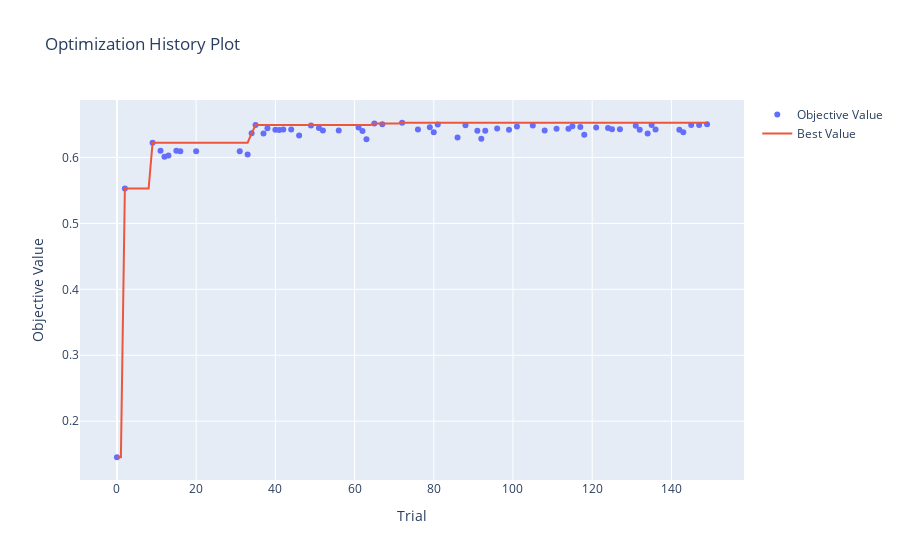
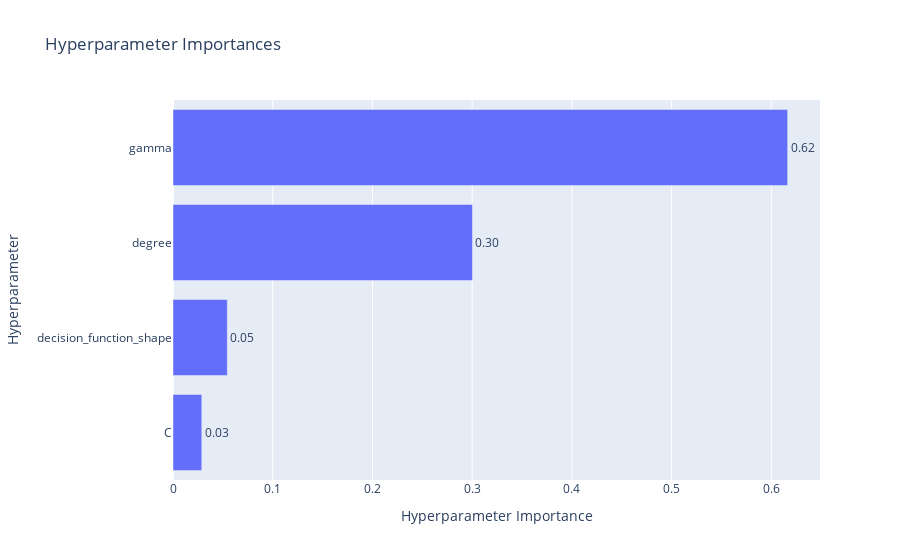
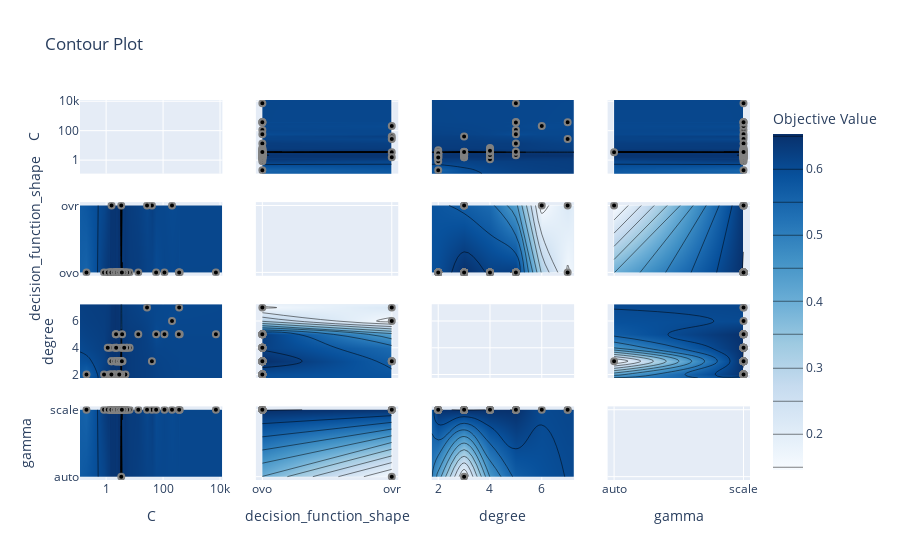

The notebook cell these images were saved under, in order:
### Code cell
visualize(svc_only_study, ["C", "degree", "gamma", "decision_function_shape"])

### Figure 1 — Plotly figure (JSON) as saved in the notebook; plotly's stock layout.template omitted (floating-point values rounded to 4 significant figures; data arrays with more than 128 entries replaced by an {"elided": "..."} marker saying what was removed)
{"data": [{"mode": "markers", "name": "Objective Value", "type": "scatter", "x": [0, 2, 9, 11, 12, 13, 15, 16, 20, 31, 33, 34, 35, 37, 38, 40, 41, 42, 44, 46, 49, 51, 52, 56, 61, 62, 63, 65, 67, 72, 76, 79, 80, 81, 86, 88, 91, 92, 93, 96, 99, 101, 105, 108, 111, 114, 115, 117, 118, 121, 124, 125, 127, 131, 132, 134, 135, 136, 142, 143, 145, 147, 149], "y": [0.1453, 0.553, 0.6223, 0.6103, 0.6009, 0.6031, 0.6102, 0.6094, 0.6094, 0.6094, 0.6044, 0.6366, 0.6494, 0.6365, 0.6444, 0.6422, 0.6416, 0.6423, 0.6423, 0.6332, 0.6486, 0.6449, 0.6409, 0.641, 0.6454, 0.6401, 0.6276, 0.6515, 0.6503, 0.6527, 0.6424, 0.6457, 0.6384, 0.6502, 0.6305, 0.6489, 0.6404, 0.6285, 0.6405, 0.644, 0.6419, 0.6471, 0.6486, 0.6409, 0.6435, 0.6434, 0.6475, 0.6462, 0.6344, 0.6454, 0.6446, 0.6427, 0.643, 0.6483, 0.6421, 0.6363, 0.6494, 0.6424, 0.6421, 0.6384, 0.6494, 0.6494, 0.6503]}, {"mode": "lines", "name": "Best Value", "type": "scatter", "x": {"elided": "150 int values"}, "y": {"elided": "150 float values"}}, {"marker": {"color": "#cccccc"}, "mode": "markers", "name": "Infeasible Trial", "showlegend": false, "type": "scatter", "x": [], "y": []}], "layout": {"autosize": true, "title": {"text": "Optimization History Plot"}, "xaxis": {"autorange": true, "range": [-9.193, 158.2], "title": {"text": "Trial"}, "type": "linear"}, "yaxis": {"autorange": true, "range": [0.1034, 0.6946], "title": {"text": "Objective Value"}, "type": "linear"}}}

### Figure 2 — Plotly figure (JSON) as saved in the notebook; plotly's stock layout.template omitted (floating-point values rounded to 4 significant figures)
{"data": [{"cliponaxis": false, "hovertemplate": ["C (FloatDistribution): 0.02886098517745883<extra></extra>", "decision_function_shape (CategoricalDistribution): 0.05445402769894832<extra></extra>", "degree (IntDistribution): 0.30031847806655126<extra></extra>", "gamma (CategoricalDistribution): 0.6163665090570415<extra></extra>"], "name": "Objective Value", "orientation": "h", "text": ["0.03", "0.05", "0.30", "0.62"], "textposition": "outside", "type": "bar", "x": [0.02886, 0.05445, 0.3003, 0.6164], "y": ["C", "decision_function_shape", "degree", "gamma"]}], "layout": {"autosize": true, "title": {"text": "Hyperparameter Importances"}, "xaxis": {"autorange": true, "range": [0, 0.6488], "title": {"text": "Hyperparameter Importance"}, "type": "linear"}, "yaxis": {"autorange": true, "range": [-0.5, 3.5], "title": {"text": "Hyperparameter"}, "type": "category"}}}

### Figure 3 — Plotly figure (JSON) as saved in the notebook; plotly's stock layout.template omitted (floating-point values rounded to 4 significant figures; data arrays with more than 128 entries replaced by an {"elided": "..."} marker saying what was removed)
{"data": [{"type": "scatter", "xaxis": "x", "yaxis": "y"}, {"autocontour": true, "colorbar": {"title": {"text": "Objective Value"}}, "colorscale": [[0, "rgb(247,251,255)"], [0.125, "rgb(222,235,247)"], [0.25, "rgb(198,219,239)"], [0.375, "rgb(158,202,225)"], [0.5, "rgb(107,174,214)"], [0.625, "rgb(66,146,198)"], [0.75, "rgb(33,113,181)"], [0.875, "rgb(8,81,156)"], [1, "rgb(8,48,107)"]], "connectgaps": true, "contours": {"coloring": "heatmap", "end": 0.65, "size": 0.05, "start": 0.15}, "hoverinfo": "none", "line": {"smoothing": 1.3}, "reversescale": false, "showscale": true, "type": "contour", "x": [0.1208, 0.2038, 0.8435, 1.139, 1.321, 1.357, 1.522, 1.533, 1.534, 1.549, 1.915, 1.968, 1.971, 1.974, 1.994, 2.067, 2.168, 2.196, 2.227, 2.245, 2.291, 2.371, 2.379, 2.387, 2.484, 2.606, 2.627, 2.645, 2.763, 2.839, 2.857, 2.891, 2.907, 2.911, 2.984, 3.106, 3.211, 3.285, 3.317, 3.332, 3.334, 3.38, 3.39, 3.397, 3.52, 3.572, 3.649, 3.76, 3.787, 4.32, 4.753, 5.132, 5.468, 6.686, 13.47, 27.32, 40.51, 56.94, 111.7, 205.8, 356.1, 367.5, 383.7, 7167.0, 12100.0], "xaxis": "x5", "y": ["ovo", "ovr"], "yaxis": "y5", "z": {"elided": "2x65 float values"}}, {"marker": {"color": "black", "line": {"color": "Grey", "width": 2}}, "mode": "markers", "showlegend": false, "type": "scatter", "x": [3.397, 0.2038, 40.51, 111.7, 56.94, 205.8, 27.32, 383.7, 7167.0, 356.1, 367.5, 5.132, 1.968, 3.317, 2.839, 1.522, 2.763, 1.915, 1.971, 1.321, 2.627, 2.857, 2.291, 4.753, 1.994, 2.484, 0.8435, 3.38, 3.52, 3.76, 3.334, 1.357, 1.139, 2.168, 6.686, 2.227, 3.649, 13.47, 2.371, 1.549, 2.245, 3.39, 2.645, 2.196, 2.891, 1.533, 3.106, 3.285, 3.787, 2.067, 3.211, 1.534, 1.974, 2.606, 2.379, 5.468, 2.907, 3.332, 2.387, 4.32, 2.911, 2.984, 3.572], "xaxis": "x5", "y": ["ovr", "ovo", "ovr", "ovo", "ovo", "ovr", "ovr", "ovo", "ovo", "ovo", "ovo", "ovo", "ovo", "ovo", "ovo", "ovo", "ovo", "ovo", "ovo", "ovo", "ovo", "ovo", "ovo", "ovo", "ovo", "ovo", "ovo", "ovo", "ovo", "ovo", "ovo", "ovo", "ovo", "ovo", "ovo", "ovo", "ovo", "ovo", "ovo", "ovr", "ovo", "ovo", "ovo", "ovo", "ovo", "ovo", "ovo", "ovo", "ovo", "ovo", "ovo", "ovo", "ovo", "ovo", "ovo", "ovo", "ovo", "ovo", "ovo", "ovo", "ovo", "ovo", "ovo"], "yaxis": "y5"}, {"autocontour": true, "colorbar": {"title": {"text": "Objective Value"}}, "colorscale": [[0, "rgb(247,251,255)"], [0.125, "rgb(222,235,247)"], [0.25, "rgb(198,219,239)"], [0.375, "rgb(158,202,225)"], [0.5, "rgb(107,174,214)"], [0.625, "rgb(66,146,198)"], [0.75, "rgb(33,113,181)"], [0.875, "rgb(8,81,156)"], [1, "rgb(8,48,107)"]], "connectgaps": true, "contours": {"coloring": "heatmap", "end": 0.65, "size": 0.05, "start": 0.15}, "hoverinfo": "none", "line": {"smoothing": 1.3}, "reversescale": false, "showscale": false, "type": "contour", "x": [0.1208, 0.2038, 0.8435, 1.139, 1.321, 1.357, 1.522, 1.533, 1.534, 1.549, 1.915, 1.968, 1.971, 1.974, 1.994, 2.067, 2.168, 2.196, 2.227, 2.245, 2.291, 2.371, 2.379, 2.387, 2.484, 2.606, 2.627, 2.645, 2.763, 2.839, 2.857, 2.891, 2.907, 2.911, 2.984, 3.106, 3.211, 3.285, 3.317, 3.332, 3.334, 3.38, 3.39, 3.397, 3.52, 3.572, 3.649, 3.76, 3.787, 4.32, 4.753, 5.132, 5.468, 6.686, 13.47, 27.32, 40.51, 56.94, 111.7, 205.8, 356.1, 367.5, 383.7, 7167.0, 12100.0], "xaxis": "x9", "y": [1.75, 2, 3, 4, 5, 6, 7, 7.25], "yaxis": "y9", "z": {"elided": "8x65 float values"}}, {"marker": {"color": "black", "line": {"color": "Grey", "width": 2}}, "mode": "markers", "showlegend": false, "type": "scatter", "x": [3.397, 0.2038, 40.51, 111.7, 56.94, 205.8, 27.32, 383.7, 7167.0, 356.1, 367.5, 5.132, 1.968, 3.317, 2.839, 1.522, 2.763, 1.915, 1.971, 1.321, 2.627, 2.857, 2.291, 4.753, 1.994, 2.484, 0.8435, 3.38, 3.52, 3.76, 3.334, 1.357, 1.139, 2.168, 6.686, 2.227, 3.649, 13.47, 2.371, 1.549, 2.245, 3.39, 2.645, 2.196, 2.891, 1.533, 3.106, 3.285, 3.787, 2.067, 3.211, 1.534, 1.974, 2.606, 2.379, 5.468, 2.907, 3.332, 2.387, 4.32, 2.911, 2.984, 3.572], "xaxis": "x9", "y": [3, 2, 3, 5, 5, 6, 7, 5, 5, 5, 7, 4, 4, 4, 2, 2, 2, 2, 2, 2, 3, 2, 3, 2, 2, 2, 2, 3, 3, 3, 3, 4, 4, 5, 4, 5, 5, 5, 4, 3, 4, 2, 3, 3, 2, 2, 3, 3, 4, 3, 3, 3, 3, 3, 3, 4, 3, 3, 3, 4, 3, 3, 3], "yaxis": "y9"}, {"autocontour": true, "colorbar": {"title": {"text": "Objective Value"}}, "colorscale": [[0, "rgb(247,251,255)"], [0.125, "rgb(222,235,247)"], [0.25, "rgb(198,219,239)"], [0.375, "rgb(158,202,225)"], [0.5, "rgb(107,174,214)"], [0.625, "rgb(66,146,198)"], [0.75, "rgb(33,113,181)"], [0.875, "rgb(8,81,156)"], [1, "rgb(8,48,107)"]], "connectgaps": true, "contours": {"coloring": "heatmap", "end": 0.65, "size": 0.05, "start": 0.15}, "hoverinfo": "none", "line": {"smoothing": 1.3}, "reversescale": false, "showscale": false, "type": "contour", "x": [0.1208, 0.2038, 0.8435, 1.139, 1.321, 1.357, 1.522, 1.533, 1.534, 1.549, 1.915, 1.968, 1.971, 1.974, 1.994, 2.067, 2.168, 2.196, 2.227, 2.245, 2.291, 2.371, 2.379, 2.387, 2.484, 2.606, 2.627, 2.645, 2.763, 2.839, 2.857, 2.891, 2.907, 2.911, 2.984, 3.106, 3.211, 3.285, 3.317, 3.332, 3.334, 3.38, 3.39, 3.397, 3.52, 3.572, 3.649, 3.76, 3.787, 4.32, 4.753, 5.132, 5.468, 6.686, 13.47, 27.32, 40.51, 56.94, 111.7, 205.8, 356.1, 367.5, 383.7, 7167.0, 12100.0], "xaxis": "x13", "y": ["auto", "scale"], "yaxis": "y13", "z": {"elided": "2x65 float values"}}, {"marker": {"color": "black", "line": {"color": "Grey", "width": 2}}, "mode": "markers", "showlegend": false, "type": "scatter", "x": [3.397, 0.2038, 40.51, 111.7, 56.94, 205.8, 27.32, 383.7, 7167.0, 356.1, 367.5, 5.132, 1.968, 3.317, 2.839, 1.522, 2.763, 1.915, 1.971, 1.321, 2.627, 2.857, 2.291, 4.753, 1.994, 2.484, 0.8435, 3.38, 3.52, 3.76, 3.334, 1.357, 1.139, 2.168, 6.686, 2.227, 3.649, 13.47, 2.371, 1.549, 2.245, 3.39, 2.645, 2.196, 2.891, 1.533, 3.106, 3.285, 3.787, 2.067, 3.211, 1.534, 1.974, 2.606, 2.379, 5.468, 2.907, 3.332, 2.387, 4.32, 2.911, 2.984, 3.572], "xaxis": "x13", "y": ["auto", "scale", "scale", "scale", "scale", "scale", "scale", "scale", "scale", "scale", "scale", "scale", "scale", "scale", "scale", "scale", "scale", "scale", "scale", "scale", "scale", "scale", "scale", "scale", "scale", "scale", "scale", "scale", "scale", "scale", "scale", "scale", "scale", "scale", "scale", "scale", "scale", "scale", "scale", "scale", "scale", "scale", "scale", "scale", "scale", "scale", "scale", "scale", "scale", "scale", "scale", "scale", "scale", "scale", "scale", "scale", "scale", "scale", "scale", "scale", "scale", "scale", "scale"], "yaxis": "y13"}, {"autocontour": true, "colorbar": {"title": {"text": "Objective Value"}}, "colorscale": [[0, "rgb(247,251,255)"], [0.125, "rgb(222,235,247)"], [0.25, "rgb(198,219,239)"], [0.375, "rgb(158,202,225)"], [0.5, "rgb(107,174,214)"], [0.625, "rgb(66,146,198)"], [0.75, "rgb(33,113,181)"], [0.875, "rgb(8,81,156)"], [1, "rgb(8,48,107)"]], "connectgaps": true, "contours": {"coloring": "heatmap", "end": 0.65, "size": 0.05, "start": 0.15}, "hoverinfo": "none", "line": {"smoothing": 1.3}, "reversescale": false, "showscale": false, "type": "contour", "x": ["ovo", "ovr"], "xaxis": "x2", "y": [0.1208, 0.2038, 0.8435, 1.139, 1.321, 1.357, 1.522, 1.533, 1.534, 1.549, 1.915, 1.968, 1.971, 1.974, 1.994, 2.067, 2.168, 2.196, 2.227, 2.245, 2.291, 2.371, 2.379, 2.387, 2.484, 2.606, 2.627, 2.645, 2.763, 2.839, 2.857, 2.891, 2.907, 2.911, 2.984, 3.106, 3.211, 3.285, 3.317, 3.332, 3.334, 3.38, 3.39, 3.397, 3.52, 3.572, 3.649, 3.76, 3.787, 4.32, 4.753, 5.132, 5.468, 6.686, 13.47, 27.32, 40.51, 56.94, 111.7, 205.8, 356.1, 367.5, 383.7, 7167.0, 12100.0], "yaxis": "y2", "z": {"elided": "65x2 float values"}}, {"marker": {"color": "black", "line": {"color": "Grey", "width": 2}}, "mode": "markers", "showlegend": false, "type": "scatter", "x": ["ovr", "ovo", "ovr", "ovo", "ovo", "ovr", "ovr", "ovo", "ovo", "ovo", "ovo", "ovo", "ovo", "ovo", "ovo", "ovo", "ovo", "ovo", "ovo", "ovo", "ovo", "ovo", "ovo", "ovo", "ovo", "ovo", "ovo", "ovo", "ovo", "ovo", "ovo", "ovo", "ovo", "ovo", "ovo", "ovo", "ovo", "ovo", "ovo", "ovr", "ovo", "ovo", "ovo", "ovo", "ovo", "ovo", "ovo", "ovo", "ovo", "ovo", "ovo", "ovo", "ovo", "ovo", "ovo", "ovo", "ovo", "ovo", "ovo", "ovo", "ovo", "ovo", "ovo"], "xaxis": "x2", "y": [3.397, 0.2038, 40.51, 111.7, 56.94, 205.8, 27.32, 383.7, 7167.0, 356.1, 367.5, 5.132, 1.968, 3.317, 2.839, 1.522, 2.763, 1.915, 1.971, 1.321, 2.627, 2.857, 2.291, 4.753, 1.994, 2.484, 0.8435, 3.38, 3.52, 3.76, 3.334, 1.357, 1.139, 2.168, 6.686, 2.227, 3.649, 13.47, 2.371, 1.549, 2.245, 3.39, 2.645, 2.196, 2.891, 1.533, 3.106, 3.285, 3.787, 2.067, 3.211, 1.534, 1.974, 2.606, 2.379, 5.468, 2.907, 3.332, 2.387, 4.32, 2.911, 2.984, 3.572], "yaxis": "y2"}, {"type": "scatter", "xaxis": "x6", "yaxis": "y6"}, {"autocontour": true, "colorbar": {"title": {"text": "Objective Value"}}, "colorscale": [[0, "rgb(247,251,255)"], [0.125, "rgb(222,235,247)"], [0.25, "rgb(198,219,239)"], [0.375, "rgb(158,202,225)"], [0.5, "rgb(107,174,214)"], [0.625, "rgb(66,146,198)"], [0.75, "rgb(33,113,181)"], [0.875, "rgb(8,81,156)"], [1, "rgb(8,48,107)"]], "connectgaps": true, "contours": {"coloring": "heatmap", "end": 0.65, "size": 0.005, "start": 0.605}, "hoverinfo": "none", "line": {"smoothing": 1.3}, "reversescale": false, "showscale": false, "type": "contour", "x": ["ovo", "ovr"], "xaxis": "x10", "y": [1.75, 2, 3, 4, 5, 6, 7, 7.25], "yaxis": "y10", "z": [[null, null], [0.6471, null], [0.6527, 0.644], [0.6494, null], [0.6502, null], [null, 0.6031], [0.6044, 0.6102], [null, null]]}, {"marker": {"color": "black", "line": {"color": "Grey", "width": 2}}, "mode": "markers", "showlegend": false, "type": "scatter", "x": ["ovr", "ovo", "ovr", "ovo", "ovo", "ovr", "ovr", "ovo", "ovo", "ovo", "ovo", "ovo", "ovo", "ovo", "ovo", "ovo", "ovo", "ovo", "ovo", "ovo", "ovo", "ovo", "ovo", "ovo", "ovo", "ovo", "ovo", "ovo", "ovo", "ovo", "ovo", "ovo", "ovo", "ovo", "ovo", "ovo", "ovo", "ovo", "ovo", "ovr", "ovo", "ovo", "ovo", "ovo", "ovo", "ovo", "ovo", "ovo", "ovo", "ovo", "ovo", "ovo", "ovo", "ovo", "ovo", "ovo", "ovo", "ovo", "ovo", "ovo", "ovo", "ovo", "ovo"], "xaxis": "x10", "y": [3, 2, 3, 5, 5, 6, 7, 5, 5, 5, 7, 4, 4, 4, 2, 2, 2, 2, 2, 2, 3, 2, 3, 2, 2, 2, 2, 3, 3, 3, 3, 4, 4, 5, 4, 5, 5, 5, 4, 3, 4, 2, 3, 3, 2, 2, 3, 3, 4, 3, 3, 3, 3, 3, 3, 4, 3, 3, 3, 4, 3, 3, 3], "yaxis": "y10"}, {"autocontour": true, "colorbar": {"title": {"text": "Objective Value"}}, "colorscale": [[0, "rgb(247,251,255)"], [0.125, "rgb(222,235,247)"], [0.25, "rgb(198,219,239)"], [0.375, "rgb(158,202,225)"], [0.5, "rgb(107,174,214)"], [0.625, "rgb(66,146,198)"], [0.75, "rgb(33,113,181)"], [0.875, "rgb(8,81,156)"], [1, "rgb(8,48,107)"]], "connectgaps": true, "contours": {"coloring": "heatmap", "end": 0.65, "size": 0.05, "start": 0.15}, "hoverinfo": "none", "line": {"smoothing": 1.3}, "reversescale": false, "showscale": false, "type": "contour", "x": ["ovo", "ovr"], "xaxis": "x14", "y": ["auto", "scale"], "yaxis": "y14", "z": [[null, 0.1453], [0.6527, 0.644]]}, {"marker": {"color": "black", "line": {"color": "Grey", "width": 2}}, "mode": "markers", "showlegend": false, "type": "scatter", "x": ["ovr", "ovo", "ovr", "ovo", "ovo", "ovr", "ovr", "ovo", "ovo", "ovo", "ovo", "ovo", "ovo", "ovo", "ovo", "ovo", "ovo", "ovo", "ovo", "ovo", "ovo", "ovo", "ovo", "ovo", "ovo", "ovo", "ovo", "ovo", "ovo", "ovo", "ovo", "ovo", "ovo", "ovo", "ovo", "ovo", "ovo", "ovo", "ovo", "ovr", "ovo", "ovo", "ovo", "ovo", "ovo", "ovo", "ovo", "ovo", "ovo", "ovo", "ovo", "ovo", "ovo", "ovo", "ovo", "ovo", "ovo", "ovo", "ovo", "ovo", "ovo", "ovo", "ovo"], "xaxis": "x14", "y": ["auto", "scale", "scale", "scale", "scale", "scale", "scale", "scale", "scale", "scale", "scale", "scale", "scale", "scale", "scale", "scale", "scale", "scale", "scale", "scale", "scale", "scale", "scale", "scale", "scale", "scale", "scale", "scale", "scale", "scale", "scale", "scale", "scale", "scale", "scale", "scale", "scale", "scale", "scale", "scale", "scale", "scale", "scale", "scale", "scale", "scale", "scale", "scale", "scale", "scale", "scale", "scale", "scale", "scale", "scale", "scale", "scale", "scale", "scale", "scale", "scale", "scale", "scale"], "yaxis": "y14"}, {"autocontour": true, "colorbar": {"title": {"text": "Objective Value"}}, "colorscale": [[0, "rgb(247,251,255)"], [0.125, "rgb(222,235,247)"], [0.25, "rgb(198,219,239)"], [0.375, "rgb(158,202,225)"], [0.5, "rgb(107,174,214)"], [0.625, "rgb(66,146,198)"], [0.75, "rgb(33,113,181)"], [0.875, "rgb(8,81,156)"], [1, "rgb(8,48,107)"]], "connectgaps": true, "contours": {"coloring": "heatmap", "end": 0.65, "size": 0.05, "start": 0.15}, "hoverinfo": "none", "line": {"smoothing": 1.3}, "reversescale": false, "showscale": false, "type": "contour", "x": [1.75, 2, 3, 4, 5, 6, 7, 7.25], "xaxis": "x3", "y": [0.1208, 0.2038, 0.8435, 1.139, 1.321, 1.357, 1.522, 1.533, 1.534, 1.549, 1.915, 1.968, 1.971, 1.974, 1.994, 2.067, 2.168, 2.196, 2.227, 2.245, 2.291, 2.371, 2.379, 2.387, 2.484, 2.606, 2.627, 2.645, 2.763, 2.839, 2.857, 2.891, 2.907, 2.911, 2.984, 3.106, 3.211, 3.285, 3.317, 3.332, 3.334, 3.38, 3.39, 3.397, 3.52, 3.572, 3.649, 3.76, 3.787, 4.32, 4.753, 5.132, 5.468, 6.686, 13.47, 27.32, 40.51, 56.94, 111.7, 205.8, 356.1, 367.5, 383.7, 7167.0, 12100.0], "yaxis": "y3", "z": {"elided": "65x8 float values"}}, {"marker": {"color": "black", "line": {"color": "Grey", "width": 2}}, "mode": "markers", "showlegend": false, "type": "scatter", "x": [3, 2, 3, 5, 5, 6, 7, 5, 5, 5, 7, 4, 4, 4, 2, 2, 2, 2, 2, 2, 3, 2, 3, 2, 2, 2, 2, 3, 3, 3, 3, 4, 4, 5, 4, 5, 5, 5, 4, 3, 4, 2, 3, 3, 2, 2, 3, 3, 4, 3, 3, 3, 3, 3, 3, 4, 3, 3, 3, 4, 3, 3, 3], "xaxis": "x3", "y": [3.397, 0.2038, 40.51, 111.7, 56.94, 205.8, 27.32, 383.7, 7167.0, 356.1, 367.5, 5.132, 1.968, 3.317, 2.839, 1.522, 2.763, 1.915, 1.971, 1.321, 2.627, 2.857, 2.291, 4.753, 1.994, 2.484, 0.8435, 3.38, 3.52, 3.76, 3.334, 1.357, 1.139, 2.168, 6.686, 2.227, 3.649, 13.47, 2.371, 1.549, 2.245, 3.39, 2.645, 2.196, 2.891, 1.533, 3.106, 3.285, 3.787, 2.067, 3.211, 1.534, 1.974, 2.606, 2.379, 5.468, 2.907, 3.332, 2.387, 4.32, 2.911, 2.984, 3.572], "yaxis": "y3"}, {"autocontour": true, "colorbar": {"title": {"text": "Objective Value"}}, "colorscale": [[0, "rgb(247,251,255)"], [0.125, "rgb(222,235,247)"], [0.25, "rgb(198,219,239)"], [0.375, "rgb(158,202,225)"], [0.5, "rgb(107,174,214)"], [0.625, "rgb(66,146,198)"], [0.75, "rgb(33,113,181)"], [0.875, "rgb(8,81,156)"], [1, "rgb(8,48,107)"]], "connectgaps": true, "contours": {"coloring": "heatmap", "end": 0.65, "size": 0.005, "start": 0.605}, "hoverinfo": "none", "line": {"smoothing": 1.3}, "reversescale": false, "showscale": false, "type": "contour", "x": [1.75, 2, 3, 4, 5, 6, 7, 7.25], "xaxis": "x7", "y": ["ovo", "ovr"], "yaxis": "y7", "z": [[null, 0.6471, 0.6527, 0.6494, 0.6502, null, 0.6044, null], [null, null, 0.644, null, null, 0.6031, 0.6102, null]]}, {"marker": {"color": "black", "line": {"color": "Grey", "width": 2}}, "mode": "markers", "showlegend": false, "type": "scatter", "x": [3, 2, 3, 5, 5, 6, 7, 5, 5, 5, 7, 4, 4, 4, 2, 2, 2, 2, 2, 2, 3, 2, 3, 2, 2, 2, 2, 3, 3, 3, 3, 4, 4, 5, 4, 5, 5, 5, 4, 3, 4, 2, 3, 3, 2, 2, 3, 3, 4, 3, 3, 3, 3, 3, 3, 4, 3, 3, 3, 4, 3, 3, 3], "xaxis": "x7", "y": ["ovr", "ovo", "ovr", "ovo", "ovo", "ovr", "ovr", "ovo", "ovo", "ovo", "ovo", "ovo", "ovo", "ovo", "ovo", "ovo", "ovo", "ovo", "ovo", "ovo", "ovo", "ovo", "ovo", "ovo", "ovo", "ovo", "ovo", "ovo", "ovo", "ovo", "ovo", "ovo", "ovo", "ovo", "ovo", "ovo", "ovo", "ovo", "ovo", "ovr", "ovo", "ovo", "ovo", "ovo", "ovo", "ovo", "ovo", "ovo", "ovo", "ovo", "ovo", "ovo", "ovo", "ovo", "ovo", "ovo", "ovo", "ovo", "ovo", "ovo", "ovo", "ovo", "ovo"], "yaxis": "y7"}, {"type": "scatter", "xaxis": "x11", "yaxis": "y11"}, {"autocontour": true, "colorbar": {"title": {"text": "Objective Value"}}, "colorscale": [[0, "rgb(247,251,255)"], [0.125, "rgb(222,235,247)"], [0.25, "rgb(198,219,239)"], [0.375, "rgb(158,202,225)"], [0.5, "rgb(107,174,214)"], [0.625, "rgb(66,146,198)"], [0.75, "rgb(33,113,181)"], [0.875, "rgb(8,81,156)"], [1, "rgb(8,48,107)"]], "connectgaps": true, "contours": {"coloring": "heatmap", "end": 0.65, "size": 0.05, "start": 0.15}, "hoverinfo": "none", "line": {"smoothing": 1.3}, "reversescale": false, "showscale": false, "type": "contour", "x": [1.75, 2, 3, 4, 5, 6, 7, 7.25], "xaxis": "x15", "y": ["auto", "scale"], "yaxis": "y15", "z": [[null, null, 0.1453, null, null, null, null, null], [null, 0.6471, 0.6527, 0.6494, 0.6502, 0.6031, 0.6102, null]]}, {"marker": {"color": "black", "line": {"color": "Grey", "width": 2}}, "mode": "markers", "showlegend": false, "type": "scatter", "x": [3, 2, 3, 5, 5, 6, 7, 5, 5, 5, 7, 4, 4, 4, 2, 2, 2, 2, 2, 2, 3, 2, 3, 2, 2, 2, 2, 3, 3, 3, 3, 4, 4, 5, 4, 5, 5, 5, 4, 3, 4, 2, 3, 3, 2, 2, 3, 3, 4, 3, 3, 3, 3, 3, 3, 4, 3, 3, 3, 4, 3, 3, 3], "xaxis": "x15", "y": ["auto", "scale", "scale", "scale", "scale", "scale", "scale", "scale", "scale", "scale", "scale", "scale", "scale", "scale", "scale", "scale", "scale", "scale", "scale", "scale", "scale", "scale", "scale", "scale", "scale", "scale", "scale", "scale", "scale", "scale", "scale", "scale", "scale", "scale", "scale", "scale", "scale", "scale", "scale", "scale", "scale", "scale", "scale", "scale", "scale", "scale", "scale", "scale", "scale", "scale", "scale", "scale", "scale", "scale", "scale", "scale", "scale", "scale", "scale", "scale", "scale", "scale", "scale"], "yaxis": "y15"}, {"autocontour": true, "colorbar": {"title": {"text": "Objective Value"}}, "colorscale": [[0, "rgb(247,251,255)"], [0.125, "rgb(222,235,247)"], [0.25, "rgb(198,219,239)"], [0.375, "rgb(158,202,225)"], [0.5, "rgb(107,174,214)"], [0.625, "rgb(66,146,198)"], [0.75, "rgb(33,113,181)"], [0.875, "rgb(8,81,156)"], [1, "rgb(8,48,107)"]], "connectgaps": true, "contours": {"coloring": "heatmap", "end": 0.65, "size": 0.05, "start": 0.15}, "hoverinfo": "none", "line": {"smoothing": 1.3}, "reversescale": false, "showscale": false, "type": "contour", "x": ["auto", "scale"], "xaxis": "x4", "y": [0.1208, 0.2038, 0.8435, 1.139, 1.321, 1.357, 1.522, 1.533, 1.534, 1.549, 1.915, 1.968, 1.971, 1.974, 1.994, 2.067, 2.168, 2.196, 2.227, 2.245, 2.291, 2.371, 2.379, 2.387, 2.484, 2.606, 2.627, 2.645, 2.763, 2.839, 2.857, 2.891, 2.907, 2.911, 2.984, 3.106, 3.211, 3.285, 3.317, 3.332, 3.334, 3.38, 3.39, 3.397, 3.52, 3.572, 3.649, 3.76, 3.787, 4.32, 4.753, 5.132, 5.468, 6.686, 13.47, 27.32, 40.51, 56.94, 111.7, 205.8, 356.1, 367.5, 383.7, 7167.0, 12100.0], "yaxis": "y4", "z": {"elided": "65x2 float values"}}, {"marker": {"color": "black", "line": {"color": "Grey", "width": 2}}, "mode": "markers", "showlegend": false, "type": "scatter", "x": ["auto", "scale", "scale", "scale", "scale", "scale", "scale", "scale", "scale", "scale", "scale", "scale", "scale", "scale", "scale", "scale", "scale", "scale", "scale", "scale", "scale", "scale", "scale", "scale", "scale", "scale", "scale", "scale", "scale", "scale", "scale", "scale", "scale", "scale", "scale", "scale", "scale", "scale", "scale", "scale", "scale", "scale", "scale", "scale", "scale", "scale", "scale", "scale", "scale", "scale", "scale", "scale", "scale", "scale", "scale", "scale", "scale", "scale", "scale", "scale", "scale", "scale", "scale"], "xaxis": "x4", "y": [3.397, 0.2038, 40.51, 111.7, 56.94, 205.8, 27.32, 383.7, 7167.0, 356.1, 367.5, 5.132, 1.968, 3.317, 2.839, 1.522, 2.763, 1.915, 1.971, 1.321, 2.627, 2.857, 2.291, 4.753, 1.994, 2.484, 0.8435, 3.38, 3.52, 3.76, 3.334, 1.357, 1.139, 2.168, 6.686, 2.227, 3.649, 13.47, 2.371, 1.549, 2.245, 3.39, 2.645, 2.196, 2.891, 1.533, 3.106, 3.285, 3.787, 2.067, 3.211, 1.534, 1.974, 2.606, 2.379, 5.468, 2.907, 3.332, 2.387, 4.32, 2.911, 2.984, 3.572], "yaxis": "y4"}, {"autocontour": true, "colorbar": {"title": {"text": "Objective Value"}}, "colorscale": [[0, "rgb(247,251,255)"], [0.125, "rgb(222,235,247)"], [0.25, "rgb(198,219,239)"], [0.375, "rgb(158,202,225)"], [0.5, "rgb(107,174,214)"], [0.625, "rgb(66,146,198)"], [0.75, "rgb(33,113,181)"], [0.875, "rgb(8,81,156)"], [1, "rgb(8,48,107)"]], "connectgaps": true, "contours": {"coloring": "heatmap", "end": 0.65, "size": 0.05, "start": 0.15}, "hoverinfo": "none", "line": {"smoothing": 1.3}, "reversescale": false, "showscale": false, "type": "contour", "x": ["auto", "scale"], "xaxis": "x8", "y": ["ovo", "ovr"], "yaxis": "y8", "z": [[null, 0.6527], [0.1453, 0.644]]}, {"marker": {"color": "black", "line": {"color": "Grey", "width": 2}}, "mode": "markers", "showlegend": false, "type": "scatter", "x": ["auto", "scale", "scale", "scale", "scale", "scale", "scale", "scale", "scale", "scale", "scale", "scale", "scale", "scale", "scale", "scale", "scale", "scale", "scale", "scale", "scale", "scale", "scale", "scale", "scale", "scale", "scale", "scale", "scale", "scale", "scale", "scale", "scale", "scale", "scale", "scale", "scale", "scale", "scale", "scale", "scale", "scale", "scale", "scale", "scale", "scale", "scale", "scale", "scale", "scale", "scale", "scale", "scale", "scale", "scale", "scale", "scale", "scale", "scale", "scale", "scale", "scale", "scale"], "xaxis": "x8", "y": ["ovr", "ovo", "ovr", "ovo", "ovo", "ovr", "ovr", "ovo", "ovo", "ovo", "ovo", "ovo", "ovo", "ovo", "ovo", "ovo", "ovo", "ovo", "ovo", "ovo", "ovo", "ovo", "ovo", "ovo", "ovo", "ovo", "ovo", "ovo", "ovo", "ovo", "ovo", "ovo", "ovo", "ovo", "ovo", "ovo", "ovo", "ovo", "ovo", "ovr", "ovo", "ovo", "ovo", "ovo", "ovo", "ovo", "ovo", "ovo", "ovo", "ovo", "ovo", "ovo", "ovo", "ovo", "ovo", "ovo", "ovo", "ovo", "ovo", "ovo", "ovo", "ovo", "ovo"], "yaxis": "y8"}, {"autocontour": true, "colorbar": {"title": {"text": "Objective Value"}}, "colorscale": [[0, "rgb(247,251,255)"], [0.125, "rgb(222,235,247)"], [0.25, "rgb(198,219,239)"], [0.375, "rgb(158,202,225)"], [0.5, "rgb(107,174,214)"], [0.625, "rgb(66,146,198)"], [0.75, "rgb(33,113,181)"], [0.875, "rgb(8,81,156)"], [1, "rgb(8,48,107)"]], "connectgaps": true, "contours": {"coloring": "heatmap", "end": 0.65, "size": 0.05, "start": 0.15}, "hoverinfo": "none", "line": {"smoothing": 1.3}, "reversescale": false, "showscale": false, "type": "contour", "x": ["auto", "scale"], "xaxis": "x12", "y": [1.75, 2, 3, 4, 5, 6, 7, 7.25], "yaxis": "y12", "z": [[null, null], [null, 0.6471], [0.1453, 0.6527], [null, 0.6494], [null, 0.6502], [null, 0.6031], [null, 0.6102], [null, null]]}, {"marker": {"color": "black", "line": {"color": "Grey", "width": 2}}, "mode": "markers", "showlegend": false, "type": "scatter", "x": ["auto", "scale", "scale", "scale", "scale", "scale", "scale", "scale", "scale", "scale", "scale", "scale", "scale", "scale", "scale", "scale", "scale", "scale", "scale", "scale", "scale", "scale", "scale", "scale", "scale", "scale", "scale", "scale", "scale", "scale", "scale", "scale", "scale", "scale", "scale", "scale", "scale", "scale", "scale", "scale", "scale", "scale", "scale", "scale", "scale", "scale", "scale", "scale", "scale", "scale", "scale", "scale", "scale", "scale", "scale", "scale", "scale", "scale", "scale", "scale", "scale", "scale", "scale"], "xaxis": "x12", "y": [3, 2, 3, 5, 5, 6, 7, 5, 5, 5, 7, 4, 4, 4, 2, 2, 2, 2, 2, 2, 3, 2, 3, 2, 2, 2, 2, 3, 3, 3, 3, 4, 4, 5, 4, 5, 5, 5, 4, 3, 4, 2, 3, 3, 2, 2, 3, 3, 4, 3, 3, 3, 3, 3, 3, 4, 3, 3, 3, 4, 3, 3, 3], "yaxis": "y12"}, {"type": "scatter", "xaxis": "x16", "yaxis": "y16"}], "layout": {"autosize": true, "title": {"text": "Contour Plot"}, "xaxis": {"anchor": "y", "domain": [0, 0.2125], "matches": "x13", "range": [-0.9181, 4.083], "showticklabels": false, "type": "log"}, "xaxis10": {"anchor": "y10", "domain": [0.2625, 0.475], "matches": "x14", "range": [-0.05, 1.05], "showticklabels": false, "type": "category"}, "xaxis11": {"anchor": "y11", "domain": [0.525, 0.7375], "matches": "x15", "range": [1.75, 7.25], "showticklabels": false}, "xaxis12": {"anchor": "y12", "domain": [0.7875, 1], "matches": "x16", "range": [-0.05, 1.05], "showticklabels": false, "type": "category"}, "xaxis13": {"anchor": "y13", "domain": [0, 0.2125], "range": [-0.9181, 4.083], "title": {"text": "C"}, "type": "log"}, "xaxis14": {"anchor": "y14", "domain": [0.2625, 0.475], "range": [-0.05, 1.05], "title": {"text": "decision_function_shape"}, "type": "category"}, "xaxis15": {"anchor": "y15", "domain": [0.525, 0.7375], "range": [1.75, 7.25], "title": {"text": "degree"}, "type": "linear"}, "xaxis16": {"anchor": "y16", "domain": [0.7875, 1], "range": [-0.05, 1.05], "title": {"text": "gamma"}, "type": "category"}, "xaxis2": {"anchor": "y2", "domain": [0.2625, 0.475], "matches": "x14", "range": [-0.05, 1.05], "showticklabels": false, "type": "category"}, "xaxis3": {"anchor": "y3", "domain": [0.525, 0.7375], "matches": "x15", "range": [1.75, 7.25], "showticklabels": false, "type": "linear"}, "xaxis4": {"anchor": "y4", "domain": [0.7875, 1], "matches": "x16", "range": [-0.05, 1.05], "showticklabels": false, "type": "category"}, "xaxis5": {"anchor": "y5", "domain": [0, 0.2125], "matches": "x13", "range": [-0.9181, 4.083], "showticklabels": false, "type": "log"}, "xaxis6": {"anchor": "y6", "domain": [0.2625, 0.475], "matches": "x14", "range": [-0.05, 1.05], "showticklabels": false, "type": "category"}, "xaxis7": {"anchor": "y7", "domain": [0.525, 0.7375], "matches": "x15", "range": [1.75, 7.25], "showticklabels": false, "type": "linear"}, "xaxis8": {"anchor": "y8", "domain": [0.7875, 1], "matches": "x16", "range": [-0.05, 1.05], "showticklabels": false, "type": "category"}, "xaxis9": {"anchor": "y9", "domain": [0, 0.2125], "matches": "x13", "range": [-0.9181, 4.083], "showticklabels": false, "type": "log"}, "yaxis": {"anchor": "x", "domain": [0.8063, 1], "range": [-0.9181, 4.083], "title": {"text": "C"}, "type": "log"}, "yaxis10": {"anchor": "x10", "domain": [0.2687, 0.4625], "matches": "y9", "range": [1.75, 7.25], "showticklabels": false, "type": "linear"}, "yaxis11": {"anchor": "x11", "domain": [0.2687, 0.4625], "matches": "y9", "range": [1.75, 7.25], "showticklabels": false}, "yaxis12": {"anchor": "x12", "domain": [0.2687, 0.4625], "matches": "y9", "range": [1.75, 7.25], "showticklabels": false, "type": "linear"}, "yaxis13": {"anchor": "x13", "domain": [0, 0.1938], "range": [-0.05, 1.05], "title": {"text": "gamma"}, "type": "category"}, "yaxis14": {"anchor": "x14", "domain": [0, 0.1938], "matches": "y13", "range": [-0.05, 1.05], "showticklabels": false, "type": "category"}, "yaxis15": {"anchor": "x15", "domain": [0, 0.1938], "matches": "y13", "range": [-0.05, 1.05], "showticklabels": false, "type": "category"}, "yaxis16": {"anchor": "x16", "domain": [0, 0.1938], "matches": "y13", "range": [-0.05, 1.05], "showticklabels": false, "type": "category"}, "yaxis2": {"anchor": "x2", "domain": [0.8063, 1], "matches": "y", "range": [-0.9181, 4.083], "showticklabels": false, "type": "log"}, "yaxis3": {"anchor": "x3", "domain": [0.8063, 1], "matches": "y", "range": [-0.9181, 4.083], "showticklabels": false, "type": "log"}, "yaxis4": {"anchor": "x4", "domain": [0.8063, 1], "matches": "y", "range": [-0.9181, 4.083], "showticklabels": false, "type": "log"}, "yaxis5": {"anchor": "x5", "domain": [0.5375, 0.7312], "range": [-0.05, 1.05], "title": {"text": "decision_function_shape"}, "type": "category"}, "yaxis6": {"anchor": "x6", "domain": [0.5375, 0.7312], "matches": "y5", "range": [-0.05, 1.05], "showticklabels": false, "type": "category"}, "yaxis7": {"anchor": "x7", "domain": [0.5375, 0.7312], "matches": "y5", "range": [-0.05, 1.05], "showticklabels": false, "type": "category"}, "yaxis8": {"anchor": "x8", "domain": [0.5375, 0.7312], "matches": "y5", "range": [-0.05, 1.05], "showticklabels": false, "type": "category"}, "yaxis9": {"anchor": "x9", "domain": [0.2687, 0.4625], "range": [1.75, 7.25], "title": {"text": "degree"}, "type": "linear"}}}
